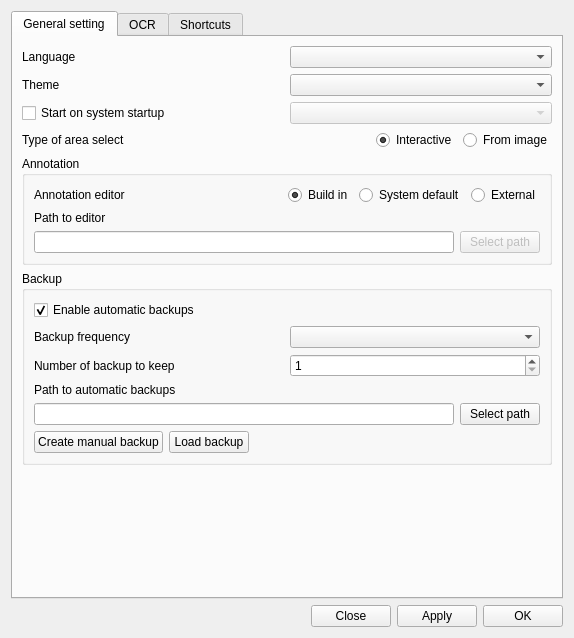
<?xml version="1.0" encoding="UTF-8"?>
<ui version="4.0">
 <class>SettingsWindow_UI</class>
 <widget class="QWidget" name="SettingsWindow_UI">
  <property name="geometry">
   <rect>
    <x>0</x>
    <y>0</y>
    <width>574</width>
    <height>638</height>
   </rect>
  </property>
  <property name="windowTitle">
   <string>Settings</string>
  </property>
  <property name="locale">
   <locale language="English" country="World"/>
  </property>
  <layout class="QVBoxLayout" name="verticalLayout">
   <item>
    <widget class="QTabWidget" name="Settings_SettingsTabwidget">
     <property name="currentIndex">
      <number>0</number>
     </property>
     <widget class="QWidget" name="Settings_GeneralTabwidget">
      <attribute name="title">
       <string>General setting</string>
      </attribute>
      <layout class="QVBoxLayout" name="verticalLayout_2">
       <item>
        <layout class="QHBoxLayout" name="horizontalLayout_2">
         <item>
          <widget class="QLabel" name="Settings_LanguageLabel">
           <property name="text">
            <string>Language</string>
           </property>
          </widget>
         </item>
         <item>
          <widget class="QComboBox" name="Settings_LanguageCombobox"/>
         </item>
        </layout>
       </item>
       <item>
        <layout class="QHBoxLayout" name="horizontalLayout_7">
         <item>
          <widget class="QLabel" name="Settings_ThemeLabel">
           <property name="text">
            <string>Theme</string>
           </property>
          </widget>
         </item>
         <item>
          <widget class="QComboBox" name="Settings_ThemeCombobox"/>
         </item>
        </layout>
       </item>
       <item>
        <layout class="QHBoxLayout" name="horizontalLayout_8">
         <item>
          <widget class="QCheckBox" name="Settings_StartupCheckbox">
           <property name="text">
            <string>Start on system startup</string>
           </property>
          </widget>
         </item>
         <item>
          <widget class="QComboBox" name="Settings_StartupCombobox">
           <property name="enabled">
            <bool>false</bool>
           </property>
          </widget>
         </item>
        </layout>
       </item>
       <item>
        <layout class="QHBoxLayout" name="horizontalLayout_20">
         <item>
          <widget class="QLabel" name="Settings_TypeAreaSelectLabel">
           <property name="text">
            <string>Type of area select</string>
           </property>
          </widget>
         </item>
         <item>
          <spacer name="horizontalSpacer_10">
           <property name="orientation">
            <enum>Qt::Orientation::Horizontal</enum>
           </property>
           <property name="sizeHint" stdset="0">
            <size>
             <width>40</width>
             <height>20</height>
            </size>
           </property>
          </spacer>
         </item>
         <item>
          <widget class="QRadioButton" name="Settings_InteractiveRadiobutton">
           <property name="text">
            <string>Interactive</string>
           </property>
           <property name="checked">
            <bool>true</bool>
           </property>
          </widget>
         </item>
         <item>
          <widget class="QRadioButton" name="Settings_FromImageRadiobutton">
           <property name="text">
            <string>From image</string>
           </property>
          </widget>
         </item>
        </layout>
       </item>
       <item>
        <widget class="QGroupBox" name="Settings_AnnotationGroup">
         <property name="title">
          <string>Annotation</string>
         </property>
         <layout class="QVBoxLayout" name="verticalLayout_10">
          <item>
           <layout class="QHBoxLayout" name="horizontalLayout_21">
            <item>
             <widget class="QLabel" name="Settings_EditorLabel">
              <property name="text">
               <string>Annotation editor</string>
              </property>
             </widget>
            </item>
            <item>
             <spacer name="horizontalSpacer_11">
              <property name="orientation">
               <enum>Qt::Orientation::Horizontal</enum>
              </property>
              <property name="sizeHint" stdset="0">
               <size>
                <width>40</width>
                <height>20</height>
               </size>
              </property>
             </spacer>
            </item>
            <item>
             <widget class="QRadioButton" name="Settings_EditorBuiltRadiobutton">
              <property name="text">
               <string>Build in</string>
              </property>
              <property name="checked">
               <bool>true</bool>
              </property>
             </widget>
            </item>
            <item>
             <widget class="QRadioButton" name="Settings_EditorSystemRadiobutton">
              <property name="text">
               <string>System default</string>
              </property>
             </widget>
            </item>
            <item>
             <widget class="QRadioButton" name="Settings_EditorExternalRadiobutton">
              <property name="text">
               <string>External</string>
              </property>
             </widget>
            </item>
           </layout>
          </item>
          <item>
           <widget class="QLabel" name="Settings_PathEditorLabel">
            <property name="text">
             <string>Path to editor</string>
            </property>
           </widget>
          </item>
          <item>
           <layout class="QHBoxLayout" name="horizontalLayout_22">
            <item>
             <widget class="QLineEdit" name="Settings_PathEditorLineedit"/>
            </item>
            <item>
             <widget class="QPushButton" name="Settings_PathEditorButton">
              <property name="enabled">
               <bool>false</bool>
              </property>
              <property name="text">
               <string>Select path</string>
              </property>
             </widget>
            </item>
           </layout>
          </item>
         </layout>
        </widget>
       </item>
       <item>
        <widget class="QGroupBox" name="Settings_BackupGroup">
         <property name="title">
          <string>Backup</string>
         </property>
         <layout class="QVBoxLayout" name="verticalLayout_4">
          <item>
           <widget class="QCheckBox" name="Settings_AutomaticBackupsCheckbox">
            <property name="text">
             <string>Enable automatic backups</string>
            </property>
            <property name="checked">
             <bool>true</bool>
            </property>
           </widget>
          </item>
          <item>
           <layout class="QHBoxLayout" name="horizontalLayout_14">
            <item>
             <widget class="QLabel" name="Settings_BackupFrequencyLabel">
              <property name="text">
               <string>Backup frequency</string>
              </property>
             </widget>
            </item>
            <item>
             <widget class="QComboBox" name="Settings_BackupFrequencyCombobox"/>
            </item>
           </layout>
          </item>
          <item>
           <layout class="QHBoxLayout" name="horizontalLayout_19">
            <item>
             <widget class="QLabel" name="Settings_BackupKeepLabel">
              <property name="text">
               <string>Number of backup to keep</string>
              </property>
             </widget>
            </item>
            <item>
             <widget class="QSpinBox" name="Settings_BackupKeepSpinbox">
              <property name="minimum">
               <number>1</number>
              </property>
              <property name="maximum">
               <number>30</number>
              </property>
             </widget>
            </item>
           </layout>
          </item>
          <item>
           <widget class="QLabel" name="Settings_PathBackupLabel">
            <property name="text">
             <string>Path to automatic backups</string>
            </property>
           </widget>
          </item>
          <item>
           <layout class="QHBoxLayout" name="horizontalLayout_5">
            <item>
             <widget class="QLineEdit" name="Settings_PathBackupLineedit"/>
            </item>
            <item>
             <widget class="QPushButton" name="Settings_PathBackupButton">
              <property name="text">
               <string>Select path</string>
              </property>
             </widget>
            </item>
           </layout>
          </item>
          <item>
           <layout class="QHBoxLayout" name="horizontalLayout_6">
            <item>
             <widget class="QPushButton" name="Settings_ManualBackupButton">
              <property name="text">
               <string>Create manual backup</string>
              </property>
             </widget>
            </item>
            <item>
             <widget class="QPushButton" name="Settings_LoadBackupButton">
              <property name="text">
               <string>Load backup</string>
              </property>
             </widget>
            </item>
            <item>
             <spacer name="horizontalSpacer_2">
              <property name="orientation">
               <enum>Qt::Orientation::Horizontal</enum>
              </property>
              <property name="sizeHint" stdset="0">
               <size>
                <width>40</width>
                <height>20</height>
               </size>
              </property>
             </spacer>
            </item>
           </layout>
          </item>
         </layout>
        </widget>
       </item>
       <item>
        <spacer name="verticalSpacer">
         <property name="orientation">
          <enum>Qt::Orientation::Vertical</enum>
         </property>
         <property name="sizeHint" stdset="0">
          <size>
           <width>20</width>
           <height>40</height>
          </size>
         </property>
        </spacer>
       </item>
      </layout>
     </widget>
     <widget class="QWidget" name="Settings_OcrTabWidget">
      <attribute name="title">
       <string>OCR</string>
      </attribute>
      <layout class="QVBoxLayout" name="verticalLayout_5">
       <item>
        <layout class="QHBoxLayout" name="horizontalLayout_9">
         <item>
          <widget class="QLabel" name="Settings_OcrFunctionalLabel">
           <property name="text">
            <string>Tesseract is functional</string>
           </property>
          </widget>
         </item>
         <item>
          <spacer name="horizontalSpacer_3">
           <property name="orientation">
            <enum>Qt::Orientation::Horizontal</enum>
           </property>
           <property name="sizeHint" stdset="0">
            <size>
             <width>40</width>
             <height>20</height>
            </size>
           </property>
          </spacer>
         </item>
         <item>
          <widget class="QPushButton" name="Settings_OcrTestButton">
           <property name="text">
            <string>Test tesseract</string>
           </property>
          </widget>
         </item>
        </layout>
       </item>
       <item>
        <widget class="QLabel" name="Settings_OcrVersionLabel">
         <property name="text">
          <string>Tesseract version: 0.0.0</string>
         </property>
        </widget>
       </item>
       <item>
        <widget class="QGroupBox" name="Settings_OcrInstallationGroup">
         <property name="title">
          <string>Tesseract installation</string>
         </property>
         <layout class="QVBoxLayout" name="verticalLayout_6">
          <item>
           <layout class="QHBoxLayout" name="horizontalLayout_10">
            <item>
             <widget class="QRadioButton" name="Settings_OcrSystemRadiobutton">
              <property name="text">
               <string>System installation</string>
              </property>
              <property name="checked">
               <bool>true</bool>
              </property>
             </widget>
            </item>
            <item>
             <widget class="QRadioButton" name="Settings_OcrOwnRadiobutton">
              <property name="text">
               <string>Own installation</string>
              </property>
             </widget>
            </item>
           </layout>
          </item>
          <item>
           <widget class="QLabel" name="Settings_OcrInstallationPathLabel">
            <property name="text">
             <string>Installation path</string>
            </property>
           </widget>
          </item>
          <item>
           <layout class="QHBoxLayout" name="horizontalLayout_11">
            <item>
             <widget class="QLineEdit" name="Settings_OcrInstallationPathLineedit">
              <property name="enabled">
               <bool>false</bool>
              </property>
             </widget>
            </item>
            <item>
             <widget class="QPushButton" name="Settings_InstallationPathButton">
              <property name="enabled">
               <bool>false</bool>
              </property>
              <property name="text">
               <string>Select path</string>
              </property>
             </widget>
            </item>
           </layout>
          </item>
         </layout>
        </widget>
       </item>
       <item>
        <widget class="QGroupBox" name="Settings_OcrSettingsGroup">
         <property name="title">
          <string>Tesseract settings</string>
         </property>
         <layout class="QVBoxLayout" name="verticalLayout_9">
          <item>
           <layout class="QHBoxLayout" name="horizontalLayout_17">
            <item>
             <widget class="QLabel" name="Settings_OcrLanguageLabel">
              <property name="text">
               <string>Tesseract language</string>
              </property>
             </widget>
            </item>
            <item>
             <widget class="QComboBox" name="Settings_OcrLanguageCombobox"/>
            </item>
           </layout>
          </item>
         </layout>
        </widget>
       </item>
       <item>
        <spacer name="verticalSpacer_2">
         <property name="orientation">
          <enum>Qt::Orientation::Vertical</enum>
         </property>
         <property name="sizeHint" stdset="0">
          <size>
           <width>20</width>
           <height>40</height>
          </size>
         </property>
        </spacer>
       </item>
      </layout>
     </widget>
     <widget class="QWidget" name="Settings_ShortcutsTabwidget">
      <attribute name="title">
       <string>Shortcuts</string>
      </attribute>
      <layout class="QVBoxLayout" name="verticalLayout_7">
       <item>
        <widget class="QGroupBox" name="Settings_ScreenshotsGroup">
         <property name="title">
          <string>Screenshots</string>
         </property>
         <layout class="QVBoxLayout" name="verticalLayout_3">
          <item>
           <layout class="QHBoxLayout" name="horizontalLayout_3">
            <item>
             <widget class="QLabel" name="Settings_ScreenshotEverythingLabel">
              <property name="text">
               <string>Screenshot everything</string>
              </property>
             </widget>
            </item>
            <item>
             <spacer name="horizontalSpacer_4">
              <property name="orientation">
               <enum>Qt::Orientation::Horizontal</enum>
              </property>
              <property name="sizeHint" stdset="0">
               <size>
                <width>40</width>
                <height>20</height>
               </size>
              </property>
             </spacer>
            </item>
            <item>
             <widget class="QKeySequenceEdit" name="Settings_ScreenshotEverythingKeysequenceedit"/>
            </item>
           </layout>
          </item>
          <item>
           <layout class="QHBoxLayout" name="horizontalLayout_4">
            <item>
             <widget class="QLabel" name="Settings_ScreenshotSelectAreaLabel">
              <property name="text">
               <string>Screenshot selected area</string>
              </property>
             </widget>
            </item>
            <item>
             <spacer name="horizontalSpacer_5">
              <property name="orientation">
               <enum>Qt::Orientation::Horizontal</enum>
              </property>
              <property name="sizeHint" stdset="0">
               <size>
                <width>40</width>
                <height>20</height>
               </size>
              </property>
             </spacer>
            </item>
            <item>
             <widget class="QKeySequenceEdit" name="Settings_ScreenshotSelectAreaKeysequenceedit"/>
            </item>
           </layout>
          </item>
          <item>
           <layout class="QHBoxLayout" name="horizontalLayout_12">
            <item>
             <widget class="QLabel" name="Settings_SelectAreaLabel">
              <property name="text">
               <string>Select screenshot area</string>
              </property>
             </widget>
            </item>
            <item>
             <spacer name="horizontalSpacer_6">
              <property name="orientation">
               <enum>Qt::Orientation::Horizontal</enum>
              </property>
              <property name="sizeHint" stdset="0">
               <size>
                <width>40</width>
                <height>20</height>
               </size>
              </property>
             </spacer>
            </item>
            <item>
             <widget class="QKeySequenceEdit" name="Settings_SelectAreaKeysequenceedit"/>
            </item>
           </layout>
          </item>
          <item>
           <layout class="QHBoxLayout" name="horizontalLayout_13">
            <item>
             <widget class="QLabel" name="Settings_ScreenshotAreaLabel">
              <property name="text">
               <string>Screenshot area</string>
              </property>
             </widget>
            </item>
            <item>
             <spacer name="horizontalSpacer_7">
              <property name="orientation">
               <enum>Qt::Orientation::Horizontal</enum>
              </property>
              <property name="sizeHint" stdset="0">
               <size>
                <width>40</width>
                <height>20</height>
               </size>
              </property>
             </spacer>
            </item>
            <item>
             <widget class="QKeySequenceEdit" name="Settings_ScreenshotAreaKeysequenceedit"/>
            </item>
           </layout>
          </item>
         </layout>
        </widget>
       </item>
       <item>
        <widget class="QGroupBox" name="Settings_WindowsGroup">
         <property name="title">
          <string>Windows</string>
         </property>
         <layout class="QVBoxLayout" name="verticalLayout_8">
          <item>
           <layout class="QHBoxLayout" name="horizontalLayout_15">
            <item>
             <widget class="QLabel" name="Settings_OpenMainLabel">
              <property name="text">
               <string>Open main window</string>
              </property>
             </widget>
            </item>
            <item>
             <spacer name="horizontalSpacer_8">
              <property name="orientation">
               <enum>Qt::Orientation::Horizontal</enum>
              </property>
              <property name="sizeHint" stdset="0">
               <size>
                <width>40</width>
                <height>20</height>
               </size>
              </property>
             </spacer>
            </item>
            <item>
             <widget class="QKeySequenceEdit" name="Settings_OpenMainKeysequenceedit"/>
            </item>
           </layout>
          </item>
          <item>
           <layout class="QHBoxLayout" name="horizontalLayout_16">
            <item>
             <widget class="QLabel" name="Settings_OpenProjectLabel">
              <property name="text">
               <string>Open currenty selected project</string>
              </property>
             </widget>
            </item>
            <item>
             <spacer name="horizontalSpacer_9">
              <property name="orientation">
               <enum>Qt::Orientation::Horizontal</enum>
              </property>
              <property name="sizeHint" stdset="0">
               <size>
                <width>40</width>
                <height>20</height>
               </size>
              </property>
             </spacer>
            </item>
            <item>
             <widget class="QKeySequenceEdit" name="Settings_OpenProjectKeysequenceedit"/>
            </item>
           </layout>
          </item>
          <item>
           <layout class="QHBoxLayout" name="horizontalLayout_18">
            <item>
             <widget class="QLabel" name="Settings_OpenViewLabel">
              <property name="text">
               <string>Open screenshots view</string>
              </property>
             </widget>
            </item>
            <item>
             <spacer name="horizontalSpacer_12">
              <property name="orientation">
               <enum>Qt::Orientation::Horizontal</enum>
              </property>
              <property name="sizeHint" stdset="0">
               <size>
                <width>40</width>
                <height>20</height>
               </size>
              </property>
             </spacer>
            </item>
            <item>
             <widget class="QKeySequenceEdit" name="Settings_OpenViewKeysequenceedit"/>
            </item>
           </layout>
          </item>
         </layout>
        </widget>
       </item>
       <item>
        <spacer name="verticalSpacer_3">
         <property name="orientation">
          <enum>Qt::Orientation::Vertical</enum>
         </property>
         <property name="sizeHint" stdset="0">
          <size>
           <width>20</width>
           <height>40</height>
          </size>
         </property>
        </spacer>
       </item>
      </layout>
     </widget>
    </widget>
   </item>
   <item>
    <layout class="QHBoxLayout" name="horizontalLayout">
     <item>
      <spacer name="horizontalSpacer">
       <property name="orientation">
        <enum>Qt::Orientation::Horizontal</enum>
       </property>
       <property name="sizeHint" stdset="0">
        <size>
         <width>40</width>
         <height>20</height>
        </size>
       </property>
      </spacer>
     </item>
     <item>
      <widget class="QPushButton" name="Settings_CloseButton">
       <property name="text">
        <string>Close</string>
       </property>
      </widget>
     </item>
     <item>
      <widget class="QPushButton" name="Settings_ApplyButton">
       <property name="text">
        <string>Apply</string>
       </property>
      </widget>
     </item>
     <item>
      <widget class="QPushButton" name="Settings_OkButton">
       <property name="text">
        <string>OK</string>
       </property>
      </widget>
     </item>
    </layout>
   </item>
  </layout>
 </widget>
 <resources/>
 <connections/>
</ui>
